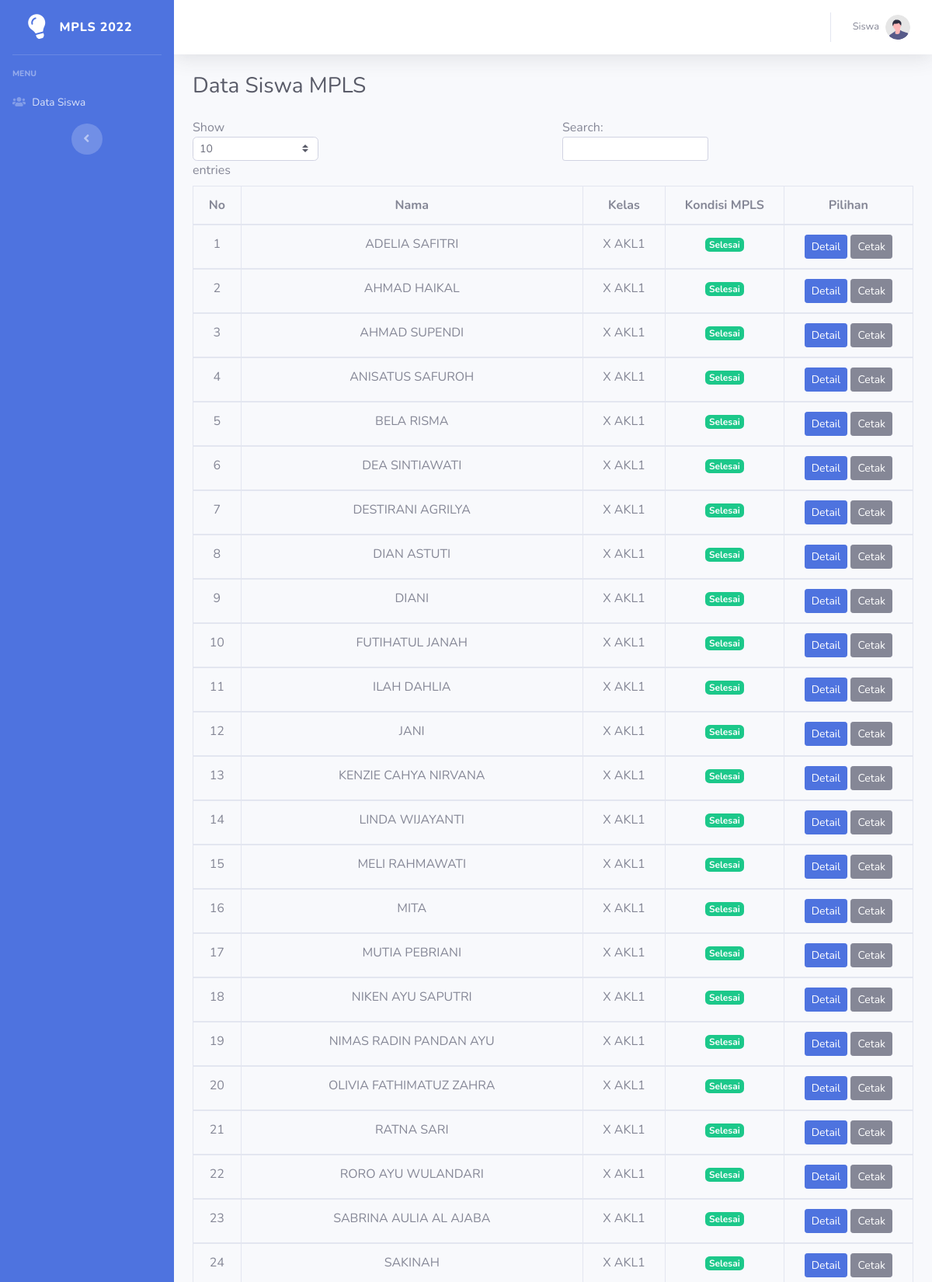
Page /index.php/admin/siswa (upper part) on the committed database.
### tables this page shows
CREATE TABLE `tb_siswa` (
  `id_siswa` int(11) NOT NULL,
  `nisn` varchar(10) NOT NULL,
  `password` varchar(10) NOT NULL,
  `nama_siswa` varchar(50) NOT NULL,
  `status` varchar(15) NOT NULL,
  `kelas` varchar(50) NOT NULL,
  `kondisi_mpls` varchar(20) NOT NULL
);

### application/controllers/Admin.php (called while the page is built, shortened)
<?php
class Admin extends CI_Controller
{
    public function __construct()
    {
        $this->load->model('M_admin');
    }
    public function siswa()
    {
        $data['tampil_siswa'] = $this->M_admin->tampil_siswa();
        $this->load->view('template/header-admin');
        $this->load->view('admin/siswa', $data);
        $this->load->view('template/footer');
    }
}

### index.php (called while the page is built, shortened)
<?php
require_once BASEPATH.'core/CodeIgniter.php';

### application/models/M_admin.php (called while the page is built, shortened)
<?php
class M_admin extends CI_Model{
  function tampil_siswa(){
    $tampil = $this->db->get('tb_siswa')->result();
    return $tampil;
  }
}

### application/views/admin/siswa.php (the view)
<div class="container-fluid">
    <h1 class="h3 mb-4 text-gray-800">Data Siswa MPLS</h1>
    <table class="table table-bordered" id="tabel_js">
        <thead>
            <tr>
                <th>
                    <center>No
                </th>
                <th>
                    <center>Nama
                </th>
                <th>
                    <center>Kelas
                </th>
                <th>
                    <center>Kondisi MPLS
                </th>
                <th>
                    <center>Pilihan
                </th>
            </tr>
        </thead>
        <?php
        $no = 1;
        foreach ($tampil_siswa as $row) {
        ?>
            <tbody>
                <tr>
                    <td>
                        <center><?= $no++ ?>
                    </td>
                    <td>
                        <center><?= $row->nama_siswa ?>
                    </td>
                    <td>
                        <center><?= $row->kelas ?>
                    </td>
                    <td>
                        <center>
                            <?php if ($row->kondisi_mpls == "selesai") { ?>
                                <btn href="#" class="badge badge-success">Selesai</btn>
                            <?php } else { ?>
                                <btn href="#" class="badge badge-danger">Tidak Selesai</btn>
                            <?php } ?>
                    </td>
                    <td align="center">
                        <a href="<?= base_url() ?>Admin/siswa_detail/<?= $row->id_siswa ?>" class="btn btn-primary btn-sm">Detail</a>
                        <a href="<?= base_url() ?>Admin/sertifikat_cetak/<?= $row->id_siswa ?>" class="btn btn-secondary btn-sm">Cetak</a>
                    </td>
                </tr>
            </tbody>
        <?php } ?>
    </table>
</div>

### application/views/template/header-admin.php (shortened to what this page needs)
<!DOCTYPE html>
<html lang="en">
<head>
    <link href="<?= base_url() ?>assets/sbadmin/vendor/fontawesome-free/css/all.min.css" rel="stylesheet" type="text/css">
    <link href="<?= base_url() ?>assets/sbadmin/css/sb-admin-2.min.css" rel="stylesheet">
    <link rel="stylesheet" href="<?= base_url() ?>assets/dataTable/jquery.dataTables.min.js">
</head>
<body id="page-top">
    <div id="wrapper">
        <ul class="navbar-nav bg-gradient-primary sidebar sidebar-dark accordion" id="accordionSidebar">
            <a class="sidebar-brand d-flex align-items-center justify-content-center" href="<?= base_url() ?>Admin/dashboard">
                <div class="sidebar-brand-icon rotate-n-15">
                    <i class="fas fa-lightbulb"></i>
                </div>
                <div class="sidebar-brand-text mx-3">MPLS 2022</div>
            </a>
            <hr class="sidebar-divider">
            <div class="sidebar-heading">
                Menu
            </div>
            <li class="nav-item">
                <a class="nav-link collapsed" href="<?= base_url() ?>Admin/siswa" aria-expanded="true" aria-controls="collapseTwo">
                    <i class="fas fa-fw fa-users"></i>
                    <span>Data Siswa</span>
                </a>
            </li>
            <div class="text-center d-none d-md-inline">
                <button class="rounded-circle border-0" id="sidebarToggle"></button>
            </div>
        </ul>
        <div id="content-wrapper" class="d-flex flex-column">
            <div id="content">
                <nav class="navbar navbar-expand navbar-light bg-white topbar mb-4 static-top shadow">
                    <ul class="navbar-nav ml-auto">
                        <li class="nav-item dropdown no-arrow">
                            <a class="nav-link dropdown-toggle" href="#" id="userDropdown" role="button" data-toggle="dropdown" aria-haspopup="true" aria-expanded="false">
                                <span class="mr-2 d-none d-lg-inline text-gray-600 small">Siswa</span>
                                <img class="img-profile rounded-circle" src="<?= base_url() ?>assets/sbadmin/img/undraw_profile.svg">
                            </a>
                        </li>
                    </ul>
                </nav>

### application/views/template/footer.php (shortened to what this page needs)
</div>
</div>
</div>
</body>
</html>

### rows in the picture
tb_siswa: nama_siswa "ADELIA SAFITRI", kelas "X AKL1", kondisi_mpls "Selesai"
tb_siswa: nama_siswa "AHMAD HAIKAL", kelas "X AKL1", kondisi_mpls "Selesai"
tb_siswa: nama_siswa "AHMAD SUPENDI", kelas "X AKL1", kondisi_mpls "Selesai"
tb_siswa: nama_siswa "ANISATUS SAFUROH", kelas "X AKL1", kondisi_mpls "Selesai"
tb_siswa: nama_siswa "BELA RISMA", kelas "X AKL1", kondisi_mpls "Selesai"
tb_siswa: nama_siswa "DEA SINTIAWATI", kelas "X AKL1", kondisi_mpls "Selesai"
tb_siswa: nama_siswa "DESTIRANI AGRILYA", kelas "X AKL1", kondisi_mpls "Selesai"
tb_siswa: nama_siswa "DIAN ASTUTI", kelas "X AKL1", kondisi_mpls "Selesai"
tb_siswa: nama_siswa "DIANI", kelas "X AKL1", kondisi_mpls "Selesai"
tb_siswa: nama_siswa "FUTIHATUL JANAH", kelas "X AKL1", kondisi_mpls "Selesai"
tb_siswa: nama_siswa "ILAH DAHLIA", kelas "X AKL1", kondisi_mpls "Selesai"
tb_siswa: nama_siswa "JANI", kelas "X AKL1", kondisi_mpls "Selesai"
tb_siswa: nama_siswa "KENZIE CAHYA NIRVANA", kelas "X AKL1", kondisi_mpls "Selesai"
tb_siswa: nama_siswa "LINDA WIJAYANTI", kelas "X AKL1", kondisi_mpls "Selesai"
tb_siswa: nama_siswa "MELI RAHMAWATI", kelas "X AKL1", kondisi_mpls "Selesai"
tb_siswa: nama_siswa "MITA", kelas "X AKL1", kondisi_mpls "Selesai"
tb_siswa: nama_siswa "MUTIA PEBRIANI", kelas "X AKL1", kondisi_mpls "Selesai"
tb_siswa: nama_siswa "NIKEN AYU SAPUTRI", kelas "X AKL1", kondisi_mpls "Selesai"
tb_siswa: nama_siswa "NIMAS RADIN PANDAN AYU", kelas "X AKL1", kondisi_mpls "Selesai"
tb_siswa: nama_siswa "OLIVIA FATHIMATUZ ZAHRA", kelas "X AKL1", kondisi_mpls "Selesai"
tb_siswa: nama_siswa "RATNA SARI", kelas "X AKL1", kondisi_mpls "Selesai"
tb_siswa: nama_siswa "RORO AYU WULANDARI", kelas "X AKL1", kondisi_mpls "Selesai"
tb_siswa: nama_siswa "SABRINA AULIA AL AJABA", kelas "X AKL1", kondisi_mpls "Selesai"
tb_siswa: nama_siswa "SAKINAH", kelas "X AKL1", kondisi_mpls "Selesai"
